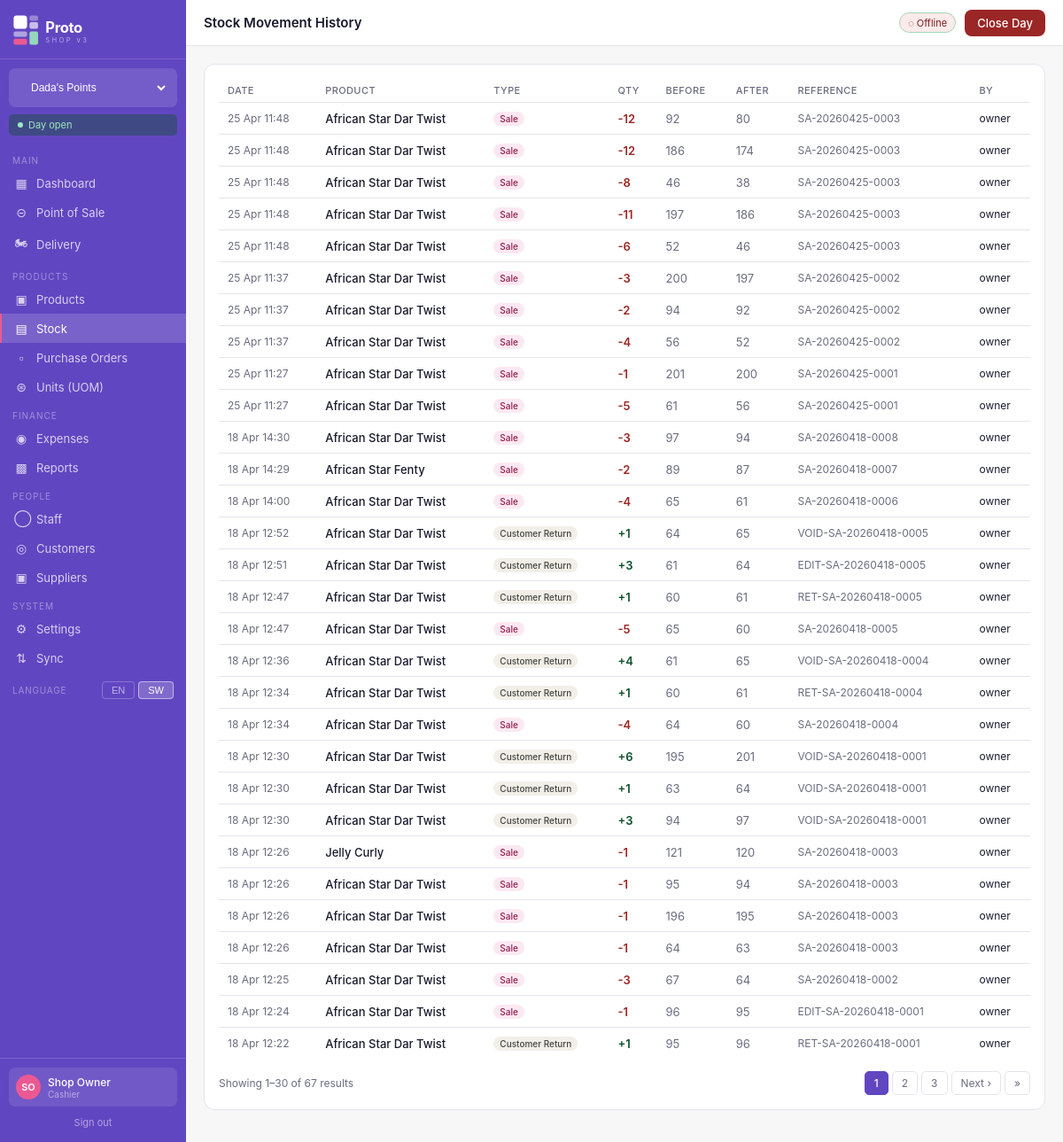
The app's page /stock/movements/ (signed in) with its own data.
### shops/models.py (models this page shows, shortened)
class Shop(models.Model):
    SHOP_TYPE_CHOICES = [
        ('handbags', 'Handbags'),
        ('hair', 'Hair Products'),
        ('home', 'Home Supplies'),
        ('other', 'Other'),
    ]
    name = models.CharField(max_length=100)
    shop_type = models.CharField(max_length=20, choices=SHOP_TYPE_CHOICES)
    address = models.TextField(blank=True)
    phone = models.CharField(max_length=20, blank=True)
    is_active = models.BooleanField(default=True)
    created_at = models.DateTimeField(auto_now_add=True)
    class Meta:
        ordering = ['name']

class UserShopAccess(models.Model):
    ROLE_CHOICES = [
        ('owner', 'Owner'),
        ('admin', 'Admin'),
        ('cashier', 'Cashier'),
    ]
    user = models.ForeignKey(User, on_delete=models.CASCADE, related_name='shop_access')
    shop = models.ForeignKey(Shop, on_delete=models.CASCADE, related_name='user_access')
    role = models.CharField(max_length=20, choices=ROLE_CHOICES, default='cashier')
    is_active = models.BooleanField(default=True)
    class Meta:
        unique_together = ('user', 'shop')

### stock/models.py (models this page shows, shortened)
class StockMovement(models.Model):
    MOVEMENT_TYPES = [
        ('sale', 'Sale'),
        ('purchase', 'Purchase / Restock'),
        ('adjustment', 'Manual Adjustment'),
        ('return', 'Customer Return'),
        ('transfer', 'Shop Transfer'),
        ('damage', 'Damage / Loss'),
        ('opening', 'Opening Stock'),
    ]
    product = models.ForeignKey(Product, on_delete=models.CASCADE, related_name='movements')
    variant = models.ForeignKey(ProductVariant, on_delete=models.CASCADE, null=True, blank=True)
    shop = models.ForeignKey(Shop, on_delete=models.CASCADE, related_name='stock_movements')
    movement_type = models.CharField(max_length=20, choices=MOVEMENT_TYPES)
    quantity = models.IntegerField()  # positive = in, negative = out
    quantity_before = models.IntegerField(default=0)
    quantity_after = models.IntegerField(default=0)
    reference = models.CharField(max_length=100, blank=True)  # PO number, sale number etc
    notes = models.TextField(blank=True)
    created_by = models.ForeignKey(User, on_delete=models.SET_NULL, null=True)
    created_at = models.DateTimeField(auto_now_add=True)
    class Meta:
        ordering = ['-created_at']

### products/models.py (models this page shows, shortened)
class Product(models.Model):
    name = models.CharField(max_length=200)
    sku = models.CharField(max_length=50, unique=True, blank=True)
    category = models.ForeignKey(Category, on_delete=models.SET_NULL, null=True, blank=True, related_name='products')
    shop = models.ForeignKey(Shop, on_delete=models.CASCADE, related_name='products')
    description = models.TextField(blank=True)
    image = models.ImageField(upload_to='products/', null=True, blank=True)
    selling_price = models.DecimalField(max_digits=12, decimal_places=2, null=True, blank=True)
    buying_price  = models.DecimalField(max_digits=12, decimal_places=2, null=True, blank=True)
    tax_inclusive = models.BooleanField(default=True)
    uom = models.ForeignKey(
        'units.UnitOfMeasure',
        on_delete=models.SET_NULL,
        null=True, blank=True,
        related_name='products',
        verbose_name='Unit of Measure',
        help_text='e.g. Piece, Kg, Litre, Packet'
    )
    track_stock = models.BooleanField(default=True)
    low_stock_threshold = models.IntegerField(default=10)
    is_active = models.BooleanField(default=True)
    has_variants = models.BooleanField(default=False)
    created_at = models.DateTimeField(auto_now_add=True)
    updated_at = models.DateTimeField(auto_now=True)
    class Meta:
        ordering = ['name']

### stock/views.py (the view)
# urls.py: path('movements/', views.movement_history, name='movements'),
@login_required
def movement_history(request):
    shop = get_current_shop(request)
    from django.core.paginator import Paginator
    movements_qs = StockMovement.objects.filter(shop=shop).select_related(
        'product', 'product__uom', 'created_by'
    ).order_by('-created_at')
    paginator = Paginator(movements_qs, 30)
    page_obj  = paginator.get_page(request.GET.get('page'))
    return render(request, 'stock/movements.html', {
        'movements': page_obj, 'page_obj': page_obj, 'shop': shop
    })

### shops/models.py (called while the page is built)
    @property
    def is_open(self):
        return self.status == 'open'

### stock/views.py (called while the page is built)
def get_current_shop(request):
    shop_id = request.session.get('current_shop_id')
    return Shop.objects.filter(id=shop_id).first() if shop_id else None

### templates/stock/movements.html (shortened to what this page needs)
{% extends "base.html" %}
{% block page_title %}Stock Movement History{% endblock %}
{% block content %}
<div class="card">
  <div class="table-wrap">
    <table>
      <thead><tr><th>Date</th><th>Product</th><th>Type</th><th>Qty</th><th>Before</th><th>After</th><th>Reference</th><th>By</th></tr></thead>
      <tbody>
        {% for m in movements %}
        <tr>
          <td style="font-size:12px;color:#6b6b80;white-space:nowrap">{{ m.created_at|date:"d M H:i" }}</td>
          <td style="font-weight:500">{{ m.product.name }}</td>
          <td><span class="badge {% if m.movement_type == 'sale' %}badge-pink{% elif m.movement_type == 'purchase' %}badge-green{% else %}badge-gray{% endif %}">{{ m.get_movement_type_display }}</span></td>
          <td style="font-weight:600;{% if m.quantity < 0 %}color:#9b2626{% else %}color:#0D512B{% endif %}">{% if m.quantity > 0 %}+{% endif %}{{ m.quantity }}</td>
          <td style="color:#6b6b80">{{ m.quantity_before }}</td>
          <td style="color:#6b6b80">{{ m.quantity_after }}</td>
          <td style="font-size:12px;color:#6b6b80">{{ m.reference|default:"-" }}</td>
          <td style="font-size:12px">{{ m.created_by.username|default:"-" }}</td>
        </tr>
        {% empty %}
        <tr><td colspan="8" style="text-align:center;padding:28px;color:#6b6b80">No movements yet.</td></tr>
        {% endfor %}
      </tbody>
    </table>
{% include "_pagination.html" %}
  </div>
</div>
{% endblock %}

### templates/base.html (shortened to what this page needs)
<!DOCTYPE html>
<html lang="en">
<head>
  <link rel="stylesheet" href="/static/css/proto.css">
</head>
<body>
<div class="app-layout">
  <aside class="sidebar">
    <div class="sidebar-logo">
      <a href="{% url 'dashboard' %}" style="display:flex;align-items:center;padding:2px 0;">
        <img src="/static/img/logo-white.svg" alt="Proto v3" style="height:36px;width:auto;">
      </a>
    </div>
    {% if all_accessible_shops %}
    <form method="post" action="{% url 'switch_shop' %}" class="shop-switcher">
      <select name="shop_id" onchange="this.form.submit()">
        {% for access in all_accessible_shops %}
          <option value="{{ access.shop.id }}"
            {% if access.shop.id == current_shop.id %}selected{% endif %}>
            {{ access.shop.name }}
          </option>
        {% endfor %}
      </select>
    </form>
    {% endif %}
    <div class="day-badge {% if day_is_open %}day-open{% else %}day-closed{% endif %}">
      <span class="day-dot"></span>
      {% if day_is_open %}Day open{% else %}Day closed{% endif %}
    </div>
    <nav class="sidebar-nav">
      <div class="nav-section">Main</div>
      <a href="{% url 'dashboard' %}" class="nav-item {% if request.resolver_match.url_name == 'dashboard' %}active{% endif %}">
        <span class="nav-icon">&#9638;</span> Dashboard
      </a>
      <a href="{% url 'pos:index' %}" class="nav-item {% if 'pos' in request.resolver_match.namespace %}active{% endif %}">
        <span class="nav-icon">&#8861;</span> Point of Sale
      </a>
      <a href="{% url 'delivery:board' %}" class="nav-item {% if request.resolver_match.namespace == 'delivery' %}active{% endif %}">
        <span class="nav-icon">&#127949;</span> Delivery
      </a>
      <div class="nav-section">Products</div>
      <a href="{% url 'products:list' %}" class="nav-item {% if request.resolver_match.namespace == 'products' %}active{% endif %}">
        <span class="nav-icon">&#9635;</span> Products
      </a>
      <a href="{% url 'stock:list' %}" class="nav-item {% if request.resolver_match.namespace == 'stock' %}active{% endif %}">
        <span class="nav-icon">&#9636;</span> Stock
      </a>
      <a href="{% url 'purchases:list' %}" class="nav-item {% if request.resolver_match.namespace == 'purchases' %}active{% endif %}">
        <span class="nav-icon">&#9643;</span> Purchase Orders
      </a>
      <a href="{% url 'units:list' %}" class="nav-item {% if request.resolver_match.namespace == 'units' %}active{% endif %}">
        <span class="nav-icon">&#8859;</span> Units (UOM)
      </a>
      <div class="nav-section">Finance</div>
      <a href="{% url 'expenses:list' %}" class="nav-item {% if request.resolver_match.namespace == 'expenses' %}active{% endif %}">
        <span class="nav-icon">&#9673;</span> Expenses
      </a>
      <a href="{% url 'reports:dashboard' %}" class="nav-item {% if request.resolver_match.namespace == 'reports' %}active{% endif %}">
        <span class="nav-icon">&#9641;</span> Reports
      </a>
      <div class="nav-section">People</div>
      <a href="{% url 'staff:list' %}" class="nav-item {% if request.resolver_match.namespace == 'staff' %}active{% endif %}">
        <span class="nav-icon">&#9711;</span> Staff
      </a>
      <a href="{% url 'customers:list' %}" class="nav-item {% if request.resolver_match.namespace == 'customers' %}active{% endif %}">
        <span class="nav-icon">&#9678;</span> Customers
      </a>
      <a href="{% url 'purchases:suppliers' %}" class="nav-item {% if request.resolver_match.url_name == 'suppliers' or request.resolver_match.url_name == 'supplier_create' %}active{% endif %}">
        <span class="nav-icon">&#9635;</span> Suppliers
      </a>
      <div class="nav-section">System</div>
      <a href="{% url 'settings:index' %}" class="nav-item {% if request.resolver_match.namespace == 'settings' %}active{% endif %}">
        <span class="nav-icon">&#9881;</span> Settings
      </a>
      <a href="{% url 'sync_engine:dashboard' %}" class="nav-item {% if request.resolver_match.namespace == 'sync_engine' %}active{% endif %}">
        <span class="nav-icon">&#8645;</span> Sync
      </a>
      <div class="nav-lang">
        <span class="nav-lang-label">Language</span>
        <div class="nav-lang-btns">
          <form method="post" action="{% url 'settings:change_language' %}" style="display:inline">
            <button type="submit" class="lang-btn {% if request.LANGUAGE_CODE == 'en' %}lang-active{% endif %}">EN</button>
          </form>
          <form method="post" action="{% url 'settings:change_language' %}" style="display:inline">
            <button type="submit" class="lang-btn {% if request.LANGUAGE_CODE != 'en' %}lang-active{% endif %}">SW</button>
          </form>
        </div>
      </div>
    </nav>
    <div class="sidebar-footer">
      <div class="user-chip">
        <div class="user-avatar">{{ request.user.first_name.0|default:request.user.username.0|upper }}{{ request.user.last_name.0|upper }}</div>
        <div>
          <div class="user-name">{{ request.user.get_full_name|default:request.user.username }}</div>
          <div class="user-role">{{ current_role|capfirst }}</div>
        </div>
      </div>
      <a href="{% url 'logout' %}" class="logout-btn">Sign out</a>
    </div>
  </aside>
  <div class="main-area">
    <header class="topbar">
      <div class="topbar-left">
        <h1 class="page-title">{% block page_title %}Dashboard{% endblock %}</h1>
      </div>
      <div class="topbar-right">
        <span class="sync-badge" id="sync-indicator" title="Click to sync">&#9679; Online</span>
        {% if day_is_open %}
          <a href="#" class="btn btn-danger" onclick="showCloseDayModal(); return false;">Close Day</a>
        {% else %}
          <a href="#" class="btn btn-success" onclick="showOpenDayModal(); return false;">Open Day</a>
        {% endif %}
      </div>
    </header>
    <main class="page-content">
      {% block content %}{% endblock %}
    </main>
  </div>
</div>
</body>
</html>

### records on screen
Shop: shop_id "Dada's Points"
StockMovement: created_at "25 Apr 11:48", product.name "African Star Dar Twist", movement_type "Sale", quantity "-12", quantity_before "92", quantity_after "80", reference "SA-20260425-0003", created_by.username "owner"
StockMovement: created_at "25 Apr 11:48", product.name "African Star Dar Twist", movement_type "Sale", quantity "-12", quantity_before "186", quantity_after "174", reference "SA-20260425-0003", created_by.username "owner"
StockMovement: created_at "25 Apr 11:48", product.name "African Star Dar Twist", movement_type "Sale", quantity "-8", quantity_before "46", quantity_after "38", reference "SA-20260425-0003", created_by.username "owner"
StockMovement: created_at "25 Apr 11:48", product.name "African Star Dar Twist", movement_type "Sale", quantity "-11", quantity_before "197", quantity_after "186", reference "SA-20260425-0003", created_by.username "owner"
StockMovement: created_at "25 Apr 11:48", product.name "African Star Dar Twist", movement_type "Sale", quantity "-6", quantity_before "52", quantity_after "46", reference "SA-20260425-0003", created_by.username "owner"
StockMovement: created_at "25 Apr 11:37", product.name "African Star Dar Twist", movement_type "Sale", quantity "-3", quantity_before "200", quantity_after "197", reference "SA-20260425-0002", created_by.username "owner"
StockMovement: created_at "25 Apr 11:37", product.name "African Star Dar Twist", movement_type "Sale", quantity "-2", quantity_before "94", quantity_after "92", reference "SA-20260425-0002", created_by.username "owner"
StockMovement: created_at "25 Apr 11:37", product.name "African Star Dar Twist", movement_type "Sale", quantity "-4", quantity_before "56", quantity_after "52", reference "SA-20260425-0002", created_by.username "owner"
StockMovement: created_at "25 Apr 11:27", product.name "African Star Dar Twist", movement_type "Sale", quantity "-1", quantity_before "201", quantity_after "200", reference "SA-20260425-0001", created_by.username "owner"
StockMovement: created_at "25 Apr 11:27", product.name "African Star Dar Twist", movement_type "Sale", quantity "-5", quantity_before "61", quantity_after "56", reference "SA-20260425-0001", created_by.username "owner"
StockMovement: created_at "18 Apr 14:30", product.name "African Star Dar Twist", movement_type "Sale", quantity "-3", quantity_before "97", quantity_after "94", reference "SA-20260418-0008", created_by.username "owner"
StockMovement: created_at "18 Apr 14:29", product.name "African Star Fenty", movement_type "Sale", quantity "-2", quantity_before "89", quantity_after "87", reference "SA-20260418-0007", created_by.username "owner"
StockMovement: created_at "18 Apr 14:00", product.name "African Star Dar Twist", movement_type "Sale", quantity "-4", quantity_before "65", quantity_after "61", reference "SA-20260418-0006", created_by.username "owner"
StockMovement: created_at "18 Apr 12:52", product.name "African Star Dar Twist", movement_type "Customer Return", quantity "1", quantity_before "64", quantity_after "65", reference "VOID-SA-20260418-0005", created_by.username "owner"
StockMovement: created_at "18 Apr 12:51", product.name "African Star Dar Twist", movement_type "Customer Return", quantity "3", quantity_before "61", quantity_after "64", reference "EDIT-SA-20260418-0005", created_by.username "owner"
StockMovement: created_at "18 Apr 12:47", product.name "African Star Dar Twist", movement_type "Customer Return", quantity "1", quantity_before "60", quantity_after "61", reference "RET-SA-20260418-0005", created_by.username "owner"
StockMovement: created_at "18 Apr 12:47", product.name "African Star Dar Twist", movement_type "Sale", quantity "-5", quantity_before "65", quantity_after "60", reference "SA-20260418-0005", created_by.username "owner"
StockMovement: created_at "18 Apr 12:36", product.name "African Star Dar Twist", movement_type "Customer Return", quantity "4", quantity_before "61", quantity_after "65", reference "VOID-SA-20260418-0004", created_by.username "owner"
StockMovement: created_at "18 Apr 12:34", product.name "African Star Dar Twist", movement_type "Customer Return", quantity "1", quantity_before "60", quantity_after "61", reference "RET-SA-20260418-0004", created_by.username "owner"
StockMovement: created_at "18 Apr 12:34", product.name "African Star Dar Twist", movement_type "Sale", quantity "-4", quantity_before "64", quantity_after "60", reference "SA-20260418-0004", created_by.username "owner"
StockMovement: created_at "18 Apr 12:30", product.name "African Star Dar Twist", movement_type "Customer Return", quantity "6", quantity_before "195", quantity_after "201", reference "VOID-SA-20260418-0001", created_by.username "owner"
StockMovement: created_at "18 Apr 12:30", product.name "African Star Dar Twist", movement_type "Customer Return", quantity "1", quantity_before "63", quantity_after "64", reference "VOID-SA-20260418-0001", created_by.username "owner"
StockMovement: created_at "18 Apr 12:30", product.name "African Star Dar Twist", movement_type "Customer Return", quantity "3", quantity_before "94", quantity_after "97", reference "VOID-SA-20260418-0001", created_by.username "owner"
StockMovement: created_at "18 Apr 12:26", product.name "Jelly Curly", movement_type "Sale", quantity "-1", quantity_before "121", quantity_after "120", reference "SA-20260418-0003", created_by.username "owner"
StockMovement: created_at "18 Apr 12:26", product.name "African Star Dar Twist", movement_type "Sale", quantity "-1", quantity_before "95", quantity_after "94", reference "SA-20260418-0003", created_by.username "owner"
StockMovement: created_at "18 Apr 12:26", product.name "African Star Dar Twist", movement_type "Sale", quantity "-1", quantity_before "196", quantity_after "195", reference "SA-20260418-0003", created_by.username "owner"
StockMovement: created_at "18 Apr 12:26", product.name "African Star Dar Twist", movement_type "Sale", quantity "-1", quantity_before "64", quantity_after "63", reference "SA-20260418-0003", created_by.username "owner"
StockMovement: created_at "18 Apr 12:25", product.name "African Star Dar Twist", movement_type "Sale", quantity "-3", quantity_before "67", quantity_after "64", reference "SA-20260418-0002", created_by.username "owner"
StockMovement: created_at "18 Apr 12:24", product.name "African Star Dar Twist", movement_type "Sale", quantity "-1", quantity_before "96", quantity_after "95", reference "EDIT-SA-20260418-0001", created_by.username "owner"
StockMovement: created_at "18 Apr 12:22", product.name "African Star Dar Twist", movement_type "Customer Return", quantity "1", quantity_before "95", quantity_after "96", reference "RET-SA-20260418-0001", created_by.username "owner"

### other values on screen
{{ request.user.first_name.0|default:request.user.username.0|upper }} "S"
{{ request.user.last_name.0|upper }} "O"
{{ request.user.get_full_name|default:request.user.username }} "Shop Owner"
{{ current_role|capfirst }} "Cashier"
{{ page_obj.start_index }} "1"
{{ page_obj.end_index }} "30"
{{ page_obj.paginator.count }} "67"
{{ num }} "1"
{{ num }} "2" "3"
